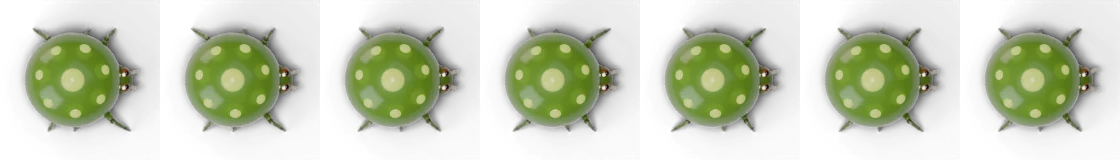
#> input picture src/assets/swarm/bloater.webp, 1120 x 160 px, given in place of walk0_under.png, which was not available
$ python pack_atlas.py ../../src/assets/swarm ../../src/assets/swarm/blob.webp
#> lines starting #> are read from the running program, lines starting #| are printed output that depends on the picture
import sys, json
from PIL import Image
D, out = sys.argv[1], sys.argv[2]
C = 192
names = [f'walk{i}_under' for i in range(8)] + ['idle_under', 'idle_over', 'down']
cells = []
for n in names:
    cells.append((n, f'{D}/{n}.png', False))
    cells.append((n + '_mask', f'{D}/{n}_mask.png', True))
cols = 6
rows = (len(cells) + cols - 1) // cols
atlas = Image.new('RGBA', (cols * C, rows * C), (0, 0, 0, 0))
#> atlas: PIL image 1152x768 RGBA; every value is 0
layout = {}
for i, (n, path, mask) in enumerate(cells):
    im = Image.open(path).convert('RGBA')
#> im is the input picture: PIL image 1120x160 RGBA; mean R, G, B, A 39.7, 46.3, 25.8, 91.7
    if im.size != (C, C):
        im = im.resize((C, C), Image.LANCZOS)
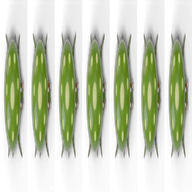
#> im: PIL image 192x192 RGBA; mean R, G, B, A 42.9, 49.7, 28.7, 91.5; transparent parts drawn white
    if mask:
        r, g, b, a = im.split()
        lum = Image.merge('RGB', (r, g, b)).convert('L')
        alpha = Image.eval(Image.merge('LA', (lum, a)).getchannel(0), lambda v: v)
        from PIL import ImageChops
        alpha = ImageChops.multiply(lum, a)
        white = Image.new('L', (C, C), 255)
        im = Image.merge('RGBA', (white, white, white, alpha))
    x, y = (i % cols) * C, (i // cols) * C
    atlas.paste(im, (x, y))
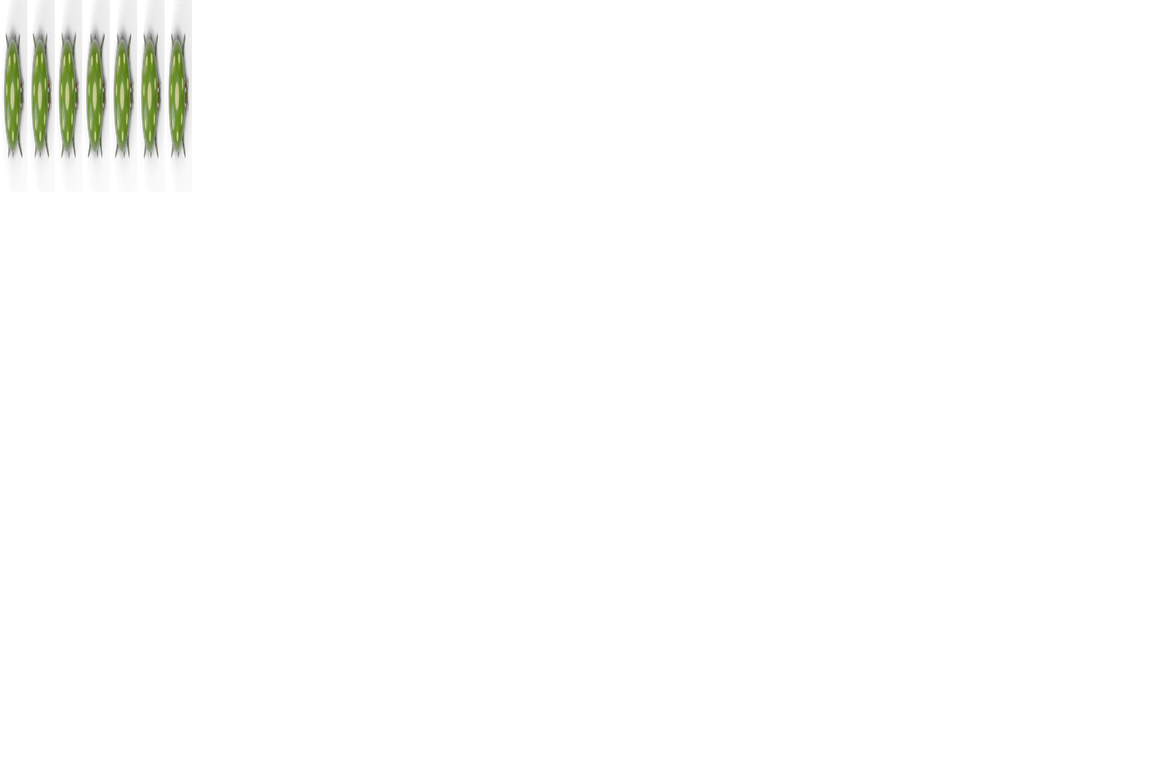
#> atlas: PIL image 1152x768 RGBA; mean R, G, B, A 1.8, 2.1, 1.2, 3.8; transparent parts drawn white
    layout[n] = [x, y]
#> pass 2 of the loop `for i, (n, path, mask) in enumerate(cells):`:
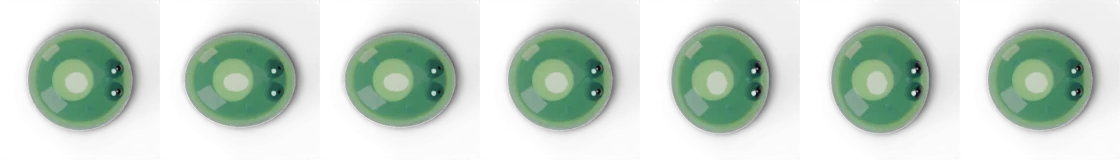
#> input picture src/assets/swarm/blob.webp, 1120 x 160 px, given in place of walk0_under_mask.png, which was not available
#> im is the input picture: PIL image 1120x160 RGBA; mean R, G, B, A 35.7, 50.1, 39.2, 91.5
#> `alpha = ImageChops.multiply(lum, a)`:
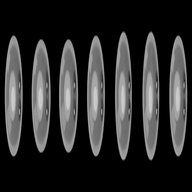
#> alpha: PIL image 192x192 L; min 0, max 206, mean 43.5
#> white: PIL image 192x192 L; every value is 255
#> `atlas.paste(im, (x, y))`:
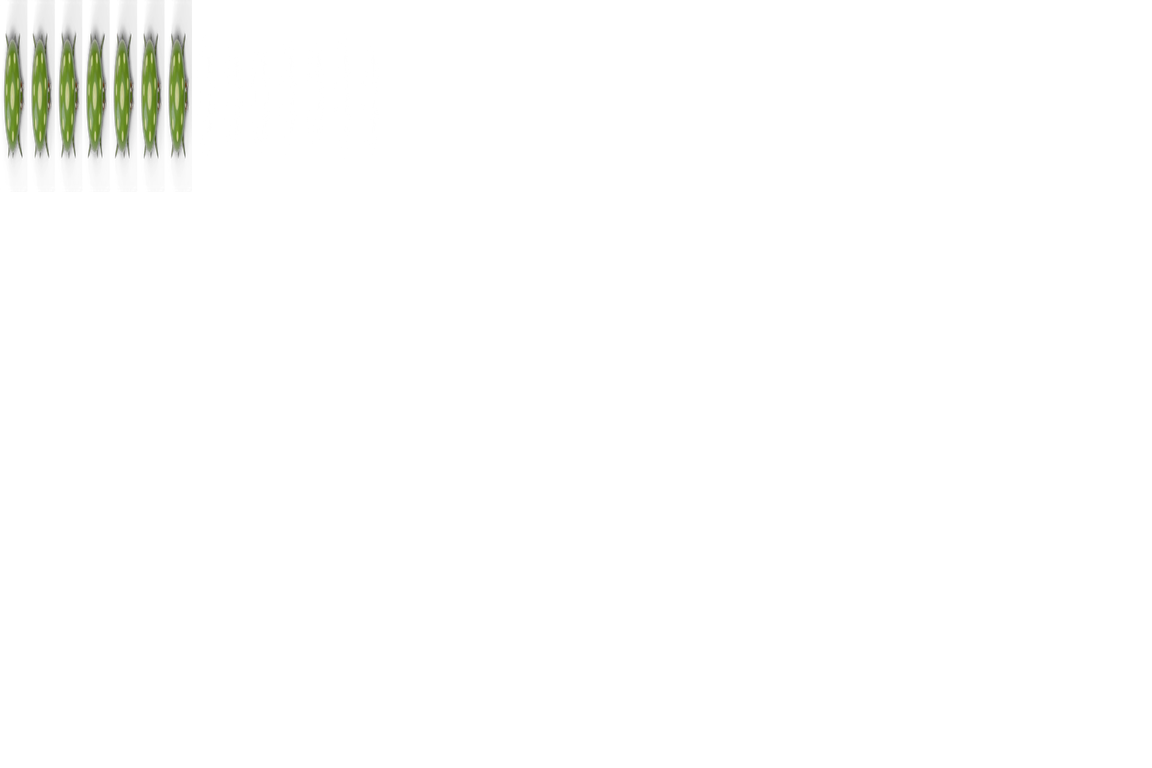
#> atlas: PIL image 1152x768 RGBA; mean R, G, B, A 12.4, 12.7, 11.8, 5.6; transparent parts drawn white
#> (the run stopped early here; a loop or call above may not have finished)
